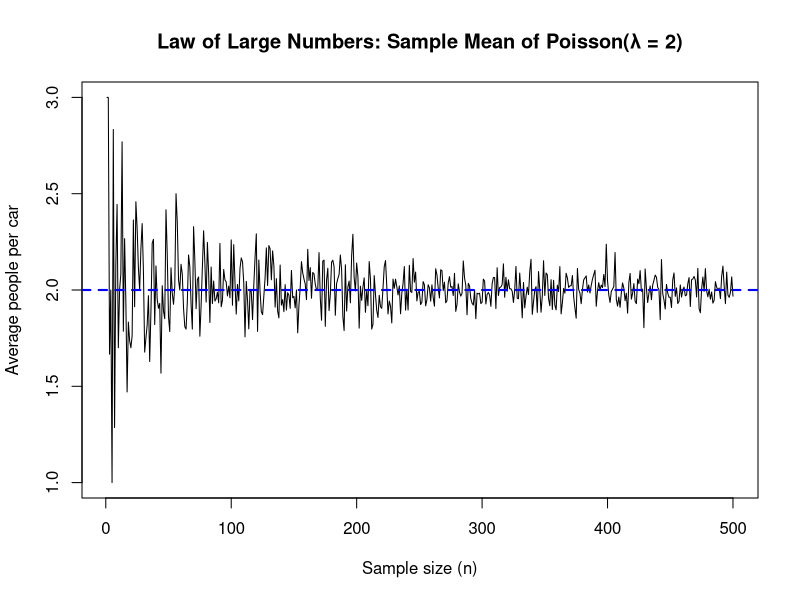
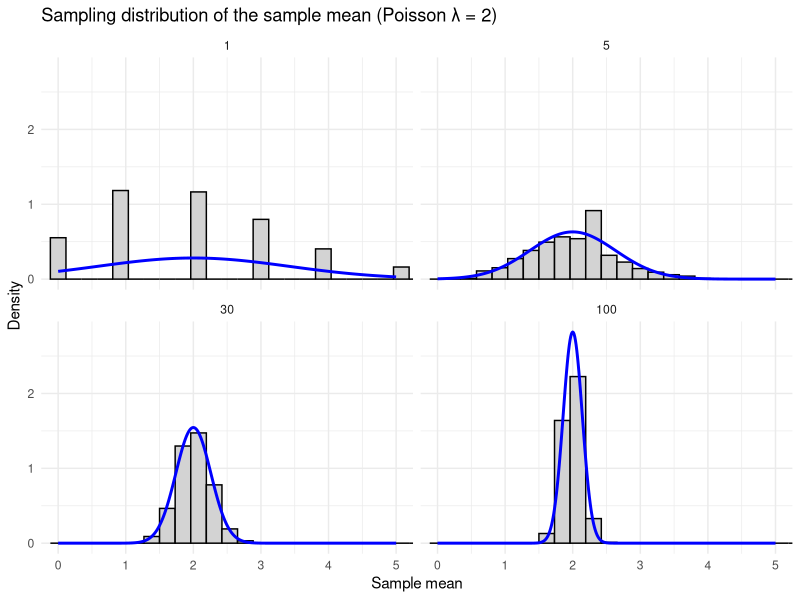
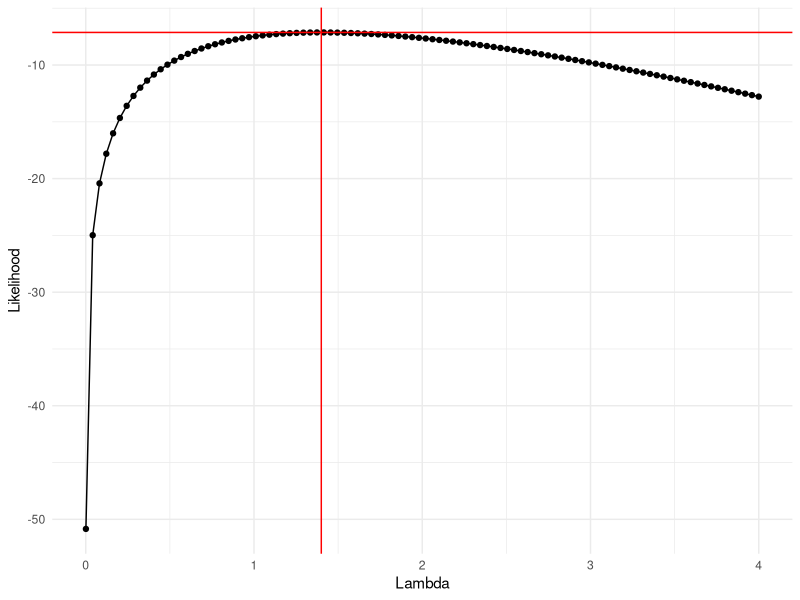

R code for these plots, in order:
## ---- chunk 1
knitr::opts_chunk$set(echo = TRUE)
## ---- chunk 2

# Set parameters
set.seed(666)
lambda <- 2
max_n <- 500

# Generate sample means for each n
sample_means <- sapply(1:max_n, function(n) {
  mean(rpois(n, lambda))
})

# Plot results
plot(1:max_n, sample_means, type = "l",
     xlab = "Sample size (n)",
     ylab = "Average people per car",
     main = "Law of Large Numbers: Sample Mean of Poisson(λ = 2)")
abline(h = lambda, col = "blue", lwd = 2, lty = 2)

## ---- chunk 3

## ---- chunk 4
library(ggplot2)

# Setup
set.seed(666)
lambda <- 2
reps   <- 10000
Ns     <- c(1, 5, 30, 100)

# Simulate sample means using replicate()
sim_mat <- sapply(Ns, function(n) replicate(reps, mean(rpois(n, lambda))))
colnames(sim_mat) <- paste0("n=", Ns)

# Tidy for plotting
df <- data.frame(
  mean = as.vector(sim_mat),
  n    = factor(rep(Ns, each = reps), levels = Ns)
)

# Normal curves to overlay
xgrid <- seq(0, 5, by = 0.01)
norm_curves <- do.call(rbind, lapply(Ns, function(n) {
  data.frame(
    x = xgrid,
    y = dnorm(xgrid, mean = lambda, sd = sqrt(lambda / n)),
    n = factor(n, levels = Ns)
  )
}))

ggplot(df, aes(x = mean)) +
  geom_histogram(aes(y = after_stat(density)), bins = 40, fill = "lightgray", color = "black") +
  geom_line(data = norm_curves, aes(x = x, y = y), linewidth = 1, color = "blue") +
  facet_wrap(~ n, nrow = 2) +
  coord_cartesian(xlim = c(0, 5)) +
  labs(title = "Sampling distribution of the sample mean (Poisson λ = 2)",
       x = "Sample mean", y = "Density") +
  theme_minimal()

## ---- chunk 5

# X_i ~ Poisson(lambda = 2)
# Under the CLT, the sample mean is approximately Normal:
# X̄_n ~ Normal(mean=lambda, variance = lambda / n)
# For n = 100:
lambda <- 2
n <- 100
mean_true <- lambda
sd_true <- sqrt(lambda / n)

# The city will act if the sample mean equal or less to 1.7
threshold <- 1.7

# Compute the probability of observing a mean equal or less 1.7
p_value <- pnorm(threshold, mean = mean_true, sd = sd_true)
p_value
# app. 0.0169 or 1.7%

# Interpretation output:
cat(
  "Using the CLT, we approximate the sampling distribution of the sample mean as ",
  "Normal(μ = 2, σ² = 2/100). The probability that the observed mean is 1.7 or lower, ",
  "even though the true mean is 2, equals Φ((1.7 - 2)/√(2/100)) =",
  round(p_value, 4), 
  ", which is about 1.7%. Thus, there is a 1.7% chance of falsely concluding the mean is below 1.7.\n"
)

# To ensure this false-alarm probability is below 1%, we solve for n:
target_alpha <- 0.01
z_alpha <- qnorm(1 - target_alpha)
n_required <- ceiling(lambda / ((0.3 / z_alpha)^2))
n_required

# Interpretation output:
cat(
  "To reduce this probability below 1%, we need at least n =",
  n_required,
  "observations.\n"
)

## ---- chunk 6
# Setup
set.seed(666)
flood_count <- c(1, 3, 1, 2, 0)

# Log likelihood function
likelihood <- function(x, l){
  lik <- sum(x * log(l) - l - log(factorial(x)))
  return(lik)
}

likelihood(flood_count, l = 1.4) # -7.129601

# Plot setup
lik_df <- data.frame(lambda = seq(0.001, 4, length.out = 100), # 0.0001 to avoid NaN
                     likelihood = NA)
lik_df$likelihood <- sapply(X = lik_df$lambda, FUN = likelihood, x = flood_count)

# Log likelihood plot
library(ggplot2)
ggplot(lik_df, aes(x = lambda, y = likelihood)) + 
  geom_point() + 
  geom_line() + 
  geom_hline(yintercept = max(lik_df$likelihood), color = "red") + 
  geom_vline(xintercept = 1.4, color = "red") + 
  xlab("Lambda") + 
  ylab("Likelihood") + 
  theme_minimal()

## ---- chunk 7

